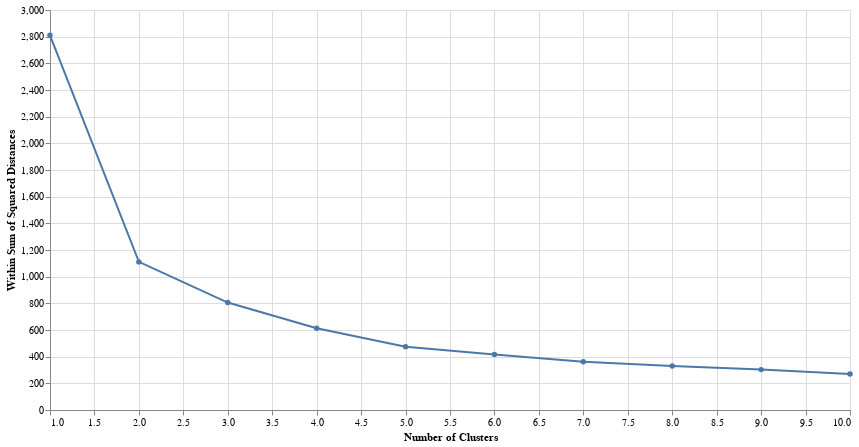

Notebook code for this chart:
### Markdown cell above
**Question 2.3**
<br> {points: 1}

Create a line plot of total within-cluster sum of squares (y-axis) versus the number of clusters (x-axis), so that we can choose the best number of clusters to use. Use the correct parameter inside `mark_line` to include a point in the chart for each data point.

*Assign your plot to an object called `elbow_plot`. Remember to follow the best visualization practices, including adding human-readable labels to your plot.*

### Code cell
# your code here
elbow_plot = alt.Chart(beer_model_stats).mark_line(point=True).encode(
    x=alt.X('k', title='Number of Clusters'),
    y=alt.Y('wssd', title='Within Sum of Squared Distances'),
).properties(
    width=800,
    height=400
)
elbow_plot

### Figure 1 — Vega-Lite specification as saved in the notebook (floating-point values rounded to 4 significant figures)
{"config": {"view": {"continuousWidth": 300, "continuousHeight": 300}}, "data": {"name": "data-d4d6ddfbbc67bfee497ac7f092ce87a1"}, "mark": {"type": "line", "point": true}, "encoding": {"x": {"field": "k", "title": "Number of Clusters", "type": "quantitative"}, "y": {"field": "wssd", "title": "Within Sum of Squared Distances", "type": "quantitative"}}, "height": 400, "width": 800, "$schema": "https://vega.github.io/schema/vega-lite/v5.8.0.json", "datasets": {"data-d4d6ddfbbc67bfee497ac7f092ce87a1": [{"k": 1, "wssd": 2810.0}, {"k": 2, "wssd": 1111.0}, {"k": 3, "wssd": 805.9}, {"k": 4, "wssd": 613.8}, {"k": 5, "wssd": 474.7}, {"k": 6, "wssd": 416.8}, {"k": 7, "wssd": 361.6}, {"k": 8, "wssd": 330.4}, {"k": 9, "wssd": 302.9}, {"k": 10, "wssd": 269.4}]}}
